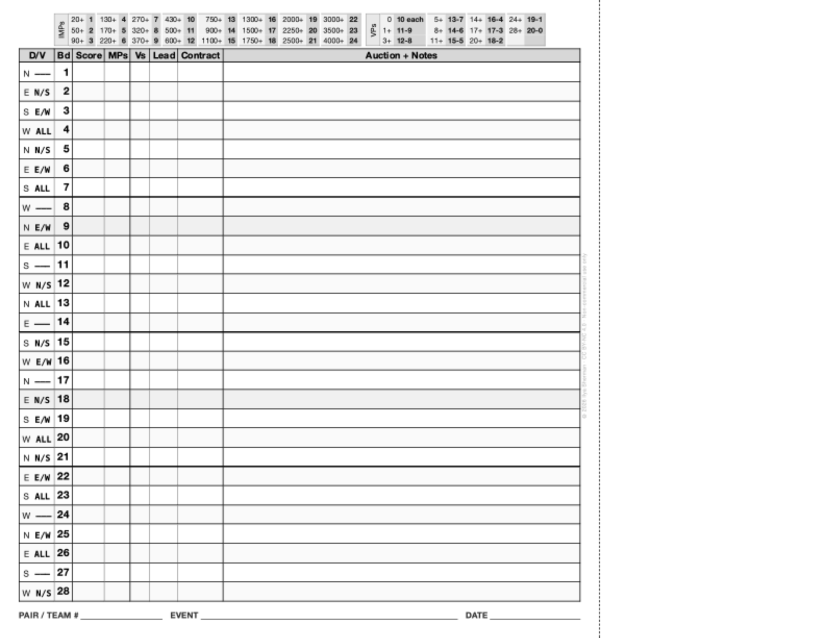
#> input picture session_analysis/testdata/blank_scoresheet_v4.png, 1650 x 1275 px (shown at 1/2 size)
$ python -i blank_form_test.py   (imports and definitions only)
#> lines starting #> are read from the running program, lines starting #| are printed output that depends on the picture
#> further down, picture is the input picture: PIL image 1650x1275 L; min 0, max 255, mean 240.8
# Copyright 2026 Ilya Sherman (ishermandom@)
# SPDX-License-Identifier: MIT
"""Geometry tests against a real scoresheet: the v4 form in day-to-day use.

The fixture is the blank v4 scoresheet, rendered from the sibling
bridge-scoresheets repo's `latest.pdf`: rasterized at 300dpi (`sips -s format
png --resampleWidth 2550`), alpha-composited onto white (the PDF's background is
transparent), rotated 90 degrees counterclockwise to upright (page 1 prints
rotated), grayscaled, and halved to keep the file small. Unlike the drawn grids
in the sibling tests, it carries everything the real form does: scale charts
above the grid, a board-height header row, round-break rules, row shading, and
footer guide underlines.

These cover the measuring half of geometry — `rule_grid` resolving printed rules
on real, noisy imagery — so the reading half is supplied as a literal panel
standing in for what `sheet_structure` reports. Its bounds are deliberately a
few pixels off the true rules, as a real reading's are, to show that they only
choose which rules are the grid rather than contributing a coordinate.
"""

import pathlib
import random

import pytest
from PIL import Image, ImageChops, ImageDraw, ImageFilter

from session_analysis.unreviewed.sheet_geometry import (
  BoardPanel,
  Box,
  resolve_sheet_geometry,
)

_FIXTURE = (
  pathlib.Path(__file__).parent / 'testdata' / 'blank_scoresheet_v4.png'
)


# [11 lines that did not run here, left out]


def _degrade(image: Image.Image) -> Image.Image:
  """A rough capture: scribbles, a tilt, uneven light, blur.

  The tilt turns the page about its center without growing the canvas, so the
  page keeps the clean render's coordinates near its center.
  """
  rng = random.Random(7)
  scribbled = image.copy()
  draw = ImageDraw.Draw(scribbled)
  # Handwriting-like polylines scattered over the grid area.
  for _ in range(60):
    x = rng.randrange(80, image.width - 250)
    y = rng.randrange(200, image.height - 150)
    points = [(x, y)]
    for _ in range(3):
      points.append(
        (
          points[-1][0] + rng.randrange(10, 60),
          points[-1][1] + rng.randrange(-8, 9),
        )
      )
    draw.line(points, fill=60, width=2)
  rotated = scribbled.rotate(
    1.5, resample=Image.Resampling.BICUBIC, fillcolor=255
  )
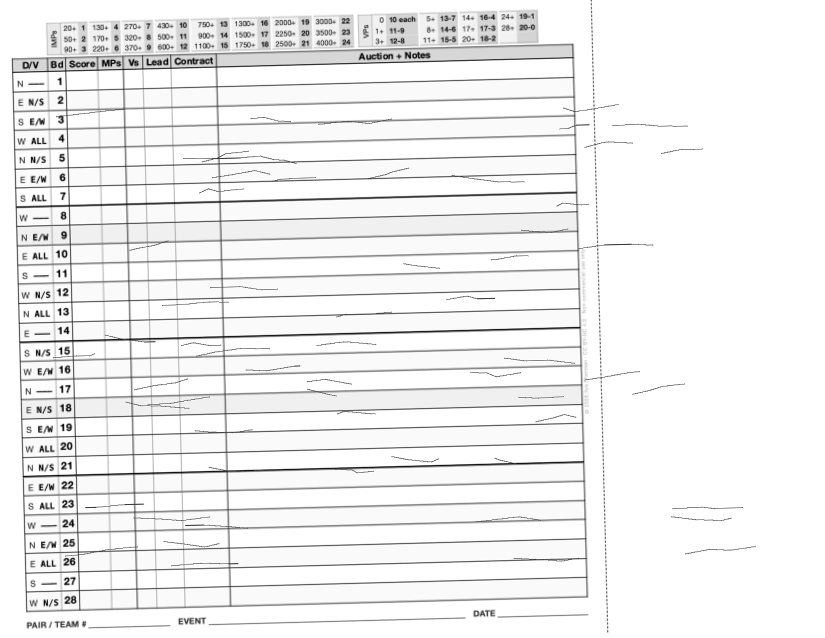
#> rotated: PIL image 1650x1275 L (shown at 1/2 size); min 0, max 255, mean 239.9
  # Light falls off toward one edge, as under a ceiling lamp.
  vignette = (
    Image.linear_gradient('L')
    .resize(rotated.size)
    .point(lambda value: 205 + value * 50 // 255)
  )
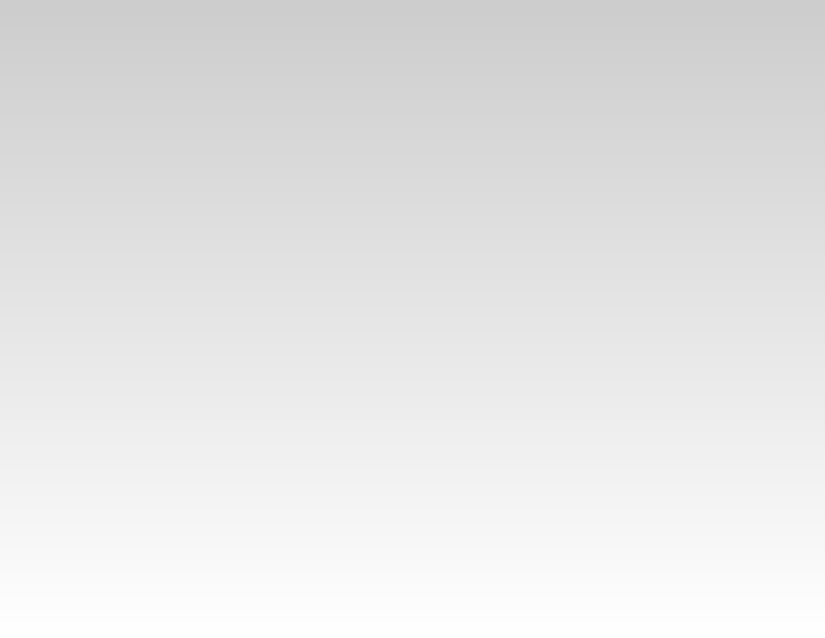
#> vignette: PIL image 1650x1275 L (shown at 1/2 size); min 205, max 255, mean 229.5
  dimmed = ImageChops.multiply(rotated, vignette)
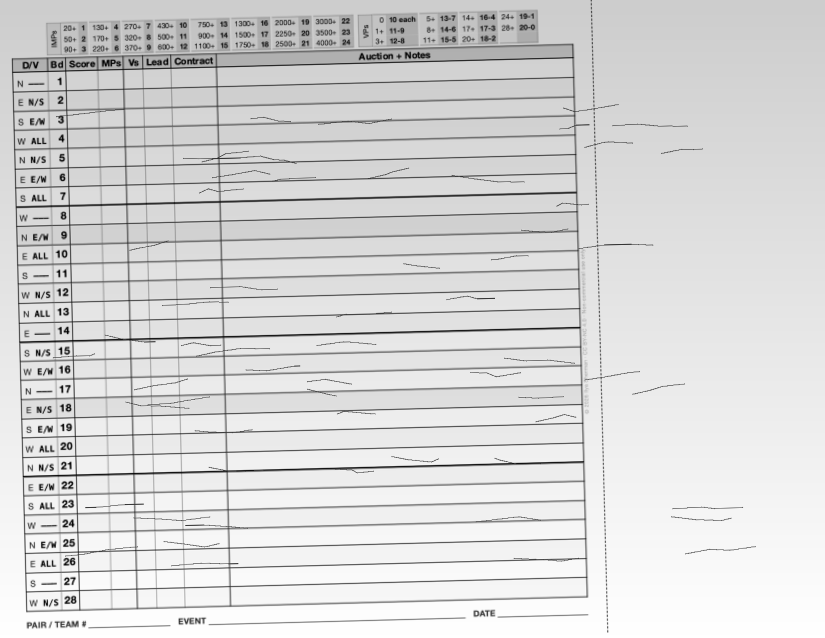
#> dimmed: PIL image 1650x1275 L (shown at 1/2 size); min 0, max 255, mean 215.9
  return dimmed.filter(ImageFilter.GaussianBlur(0.5))


@pytest.mark.slow
def test_the_clean_render_resolves_the_board_grid() -> None:
  geometry = resolve_sheet_geometry(Image.open(_FIXTURE), [_reading()])

  # The form's board rows run from y=123 to y=1202, which the reported 129..1196
  # snap out to. A header row and a scale chart sit above them, chaining in at
  # nearly the grid's own pitch, so landing on 123 is a statement about which
  # run of rules was chosen.
  assert geometry.row_boxes[0].top == 123
  assert geometry.row_boxes[-1].bottom == 1202


@pytest.mark.slow
def test_a_degraded_capture_still_resolves_the_board_grid() -> None:
  degraded = _degrade(Image.open(_FIXTURE))

  geometry = resolve_sheet_geometry(degraded, [_reading()])

  # y=129 is the clean render's first rule (y=123), carried 6px down by the
  # 1.5-degree tilt: the tilt turns about the page's center, about 200px right
  # of the grid's. The header row, a pitch (39px) above, would land near 90.
  assert geometry.row_boxes[0].top == 129


@pytest.mark.slow
def test_the_footer_guide_underline_is_never_taken_for_a_board_row() -> None:
  # The underline runs nearly the full width one pitch below the grid, so ink
  # coverage cannot tell it from a rule. Taking it for one is what used to push
  # the footer region onto blank paper and lose the sheet's event and date.
  geometry = resolve_sheet_geometry(Image.open(_FIXTURE), [_reading()])

  # The underline sits at y=1238, a pitch below the last board rule at 1202.
  assert geometry.row_boxes[-1].bottom < 1238

>>> from PIL import Image
>>> picture = Image.open('testdata/blank_scoresheet_v4.png')
>>> result = _degrade(picture)
